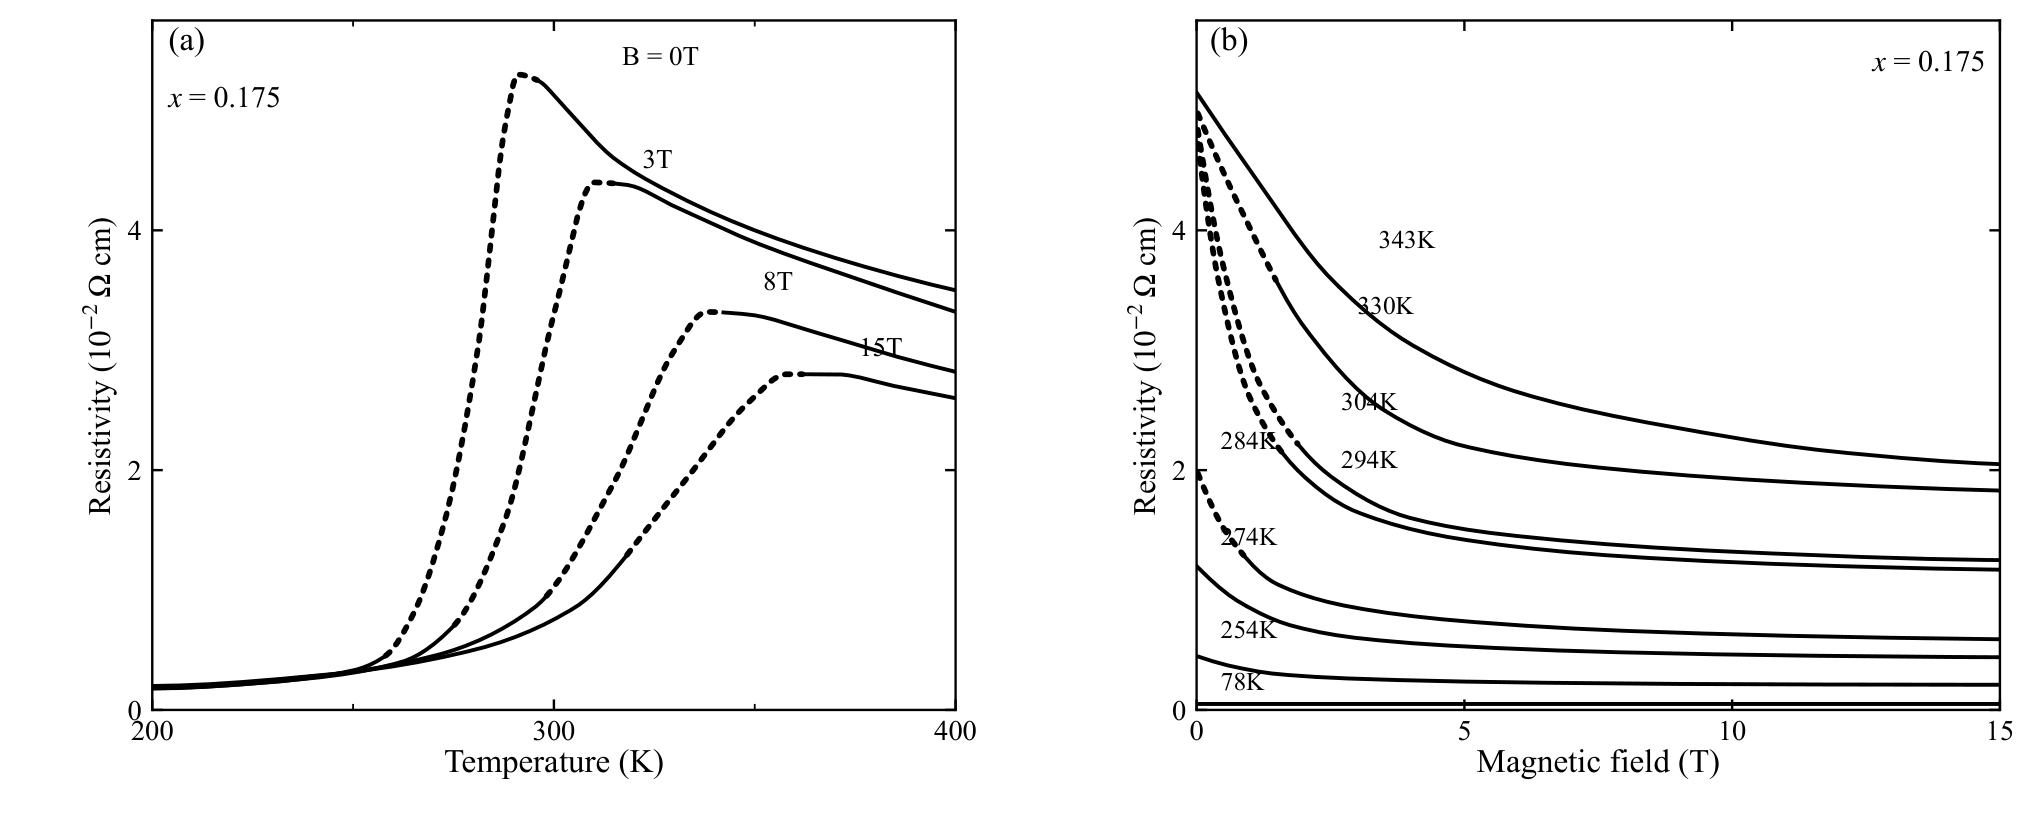

Write Python code to recreate this figure.
# -*- coding: utf-8 -*-
# 图 8.23 La1-xSrxMnO3 (x=0.175) 庞磁电阻（Tokura 等 1994）：
# (a) 不同磁场下 rho-T 曲线（峰降低、峰位右移） (b) 等温 rho-B 曲线（负磁电阻）
import sys
sys.path.insert(0, r'E:\AI整理书籍\磁学\book\fig_src')
import numpy as np
import matplotlib.pyplot as plt
from scipy.interpolate import PchipInterpolator
from mplstyle import save_fig

fig, axs = plt.subplots(1, 2, figsize=(9.4, 3.8))


def seg(ax, pts, d0, d1):
    """PCHIP curve with solid/dotted/solid segmentation between d0 and d1."""
    px, py = zip(*pts)
    f = PchipInterpolator(px, py)
    xs = np.linspace(px[0], px[-1], 700)
    ys = f(xs)
    m1, m2 = xs <= d0, xs >= d1
    ax.plot(xs[m1], ys[m1], 'k-', lw=1.3)
    mid = (xs > d0) & (xs < d1)
    ax.plot(xs[mid], ys[mid], ':', lw=1.9, color='k', dash_capstyle='round')
    ax.plot(xs[m2], ys[m2], 'k-', lw=1.3)


# ---------------------------------------------------------------- (a)
ax = axs[0]
curves_a = [
    ('B = 0T', [(200, 0.18), (225, 0.22), (250, 0.33), (258, 0.45), (265, 0.8),
                (273, 1.6), (281, 3.0), (288, 4.9), (291, 5.3), (296, 5.25),
                (302, 5.05), (315, 4.6), (330, 4.3), (350, 4.0), (375, 3.72),
                (400, 3.5)], 258, 296, (317, 5.38)),
    ('3T',     [(200, 0.18), (235, 0.25), (262, 0.4), (275, 0.7), (288, 1.6),
                (300, 3.3), (310, 4.4), (318, 4.38), (330, 4.2), (350, 3.9),
                (375, 3.6), (400, 3.32)], 275, 315, (322, 4.52)),
    ('8T',     [(200, 0.19), (240, 0.28), (270, 0.45), (295, 0.85), (315, 1.9),
                (330, 3.0), (338, 3.32), (348, 3.3), (365, 3.15), (385, 2.95),
                (400, 2.82)], 298, 342, (352, 3.5)),
    ('15T',    [(200, 0.20), (245, 0.3), (280, 0.5), (305, 0.85), (330, 1.8),
                (348, 2.55), (358, 2.8), (370, 2.8), (385, 2.7), (400, 2.6)],
     318, 362, (376, 2.95)),
]
for lab, pts, d0, d1, (lx, ly) in curves_a:
    seg(ax, pts, d0, d1)
    ax.text(lx, ly, lab, fontsize=9)
ax.text(204, 5.5, '(a)', fontsize=11)
ax.text(204, 5.02, r'$x$ = 0.175', fontsize=10)
ax.set_xlim(200, 400)
ax.set_ylim(0, 5.75)
ax.set_xticks([200, 300, 400])
ax.set_xticks([250, 350], minor=True)
ax.set_yticks([0, 2, 4])
ax.set_xlabel('Temperature (K)', fontsize=11, labelpad=1)
ax.set_ylabel(r'Resistivity ($10^{-2}\,\Omega$ cm)', fontsize=10.5, labelpad=2)

# ---------------------------------------------------------------- (b)
ax = axs[1]
curves_b = [
    ('78K',  [(0, 0.05), (15, 0.05)], None, None, (0.45, 0.17)),
    ('254K', [(0, 0.45), (0.7, 0.36), (1.5, 0.30), (3, 0.26), (6, 0.23),
              (10, 0.215), (15, 0.21)], None, None, (0.45, 0.60)),
    ('274K', [(0, 1.2), (0.8, 0.9), (1.8, 0.7), (3, 0.6), (5, 0.53),
              (8, 0.48), (12, 0.45), (15, 0.44)], None, None, (0.45, 1.38)),
    ('284K', [(0, 2.0), (0.6, 1.45), (1.5, 1.05), (3, 0.85), (5, 0.74),
              (8, 0.66), (12, 0.61), (15, 0.59)], 0, 0.9, (0.45, 2.18)),
    ('294K', [(0, 4.8), (0.4, 3.6), (1, 2.6), (2, 1.95), (3, 1.65), (5, 1.42),
              (8, 1.28), (12, 1.2), (15, 1.17)], 0, 1.6, (2.7, 2.02)),
    ('304K', [(0, 4.9), (0.5, 3.7), (1.2, 2.7), (2.5, 1.95), (4, 1.6),
              (6, 1.45), (10, 1.32), (15, 1.25)], 0, 1.9, (2.7, 2.5)),
    ('330K', [(0, 5.0), (0.8, 4.2), (2, 3.2), (3.5, 2.5), (5, 2.2), (8, 2.0),
              (12, 1.88), (15, 1.83)], 0, 1.5, (3.0, 3.3)),
    ('343K', [(0, 5.15), (1, 4.5), (2.5, 3.6), (4, 3.05), (6, 2.65), (9, 2.35),
              (12, 2.15), (15, 2.05)], None, None, (3.4, 3.85)),
]
for lab, pts, d0, d1, (lx, ly) in curves_b:
    if d0 is None:
        px, py = zip(*pts)
        f = PchipInterpolator(px, py)
        xs = np.linspace(px[0], px[-1], 500)
        ax.plot(xs, f(xs), 'k-', lw=1.3)
    else:
        seg(ax, pts, d0, d1)
    ax.text(lx, ly, lab, fontsize=8.5)
ax.text(0.25, 5.5, '(b)', fontsize=11)
ax.text(14.75, 5.32, r'$x$ = 0.175', fontsize=10, ha='right')
ax.set_xlim(0, 15)
ax.set_ylim(0, 5.75)
ax.set_xticks([0, 5, 10, 15])
ax.set_yticks([0, 2, 4])
ax.set_xlabel('Magnetic field (T)', fontsize=11, labelpad=1)
ax.set_ylabel(r'Resistivity ($10^{-2}\,\Omega$ cm)', fontsize=10.5, labelpad=2)

for ax in axs:
    ax.tick_params(labelsize=9.5)

fig.subplots_adjust(left=0.075, right=0.985, bottom=0.135, top=0.975, wspace=0.30)
save_fig(fig, 'ch8', 'fig8_23')
